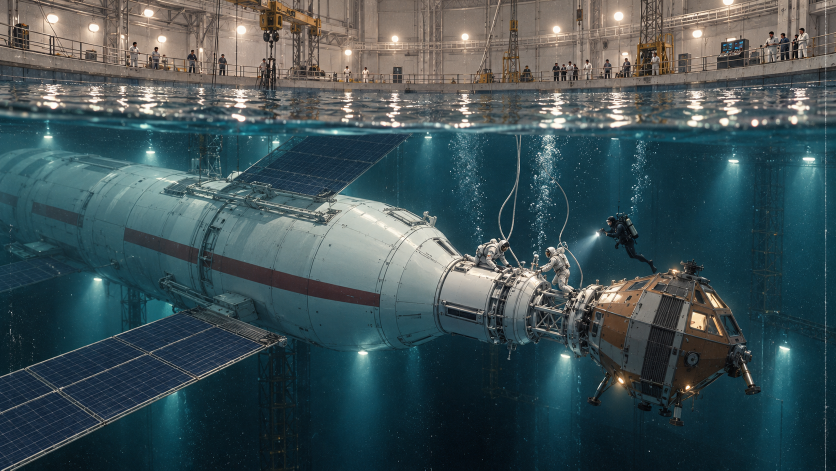
#> input picture assets/gen/prolog_p8v3_b__gpt-image-2_0.png, 1672 x 941 px (shown at 1/2 size); the run also reads 1 picture not shown here
$ python _p8v4_sheet.py
#> lines starting #> are read from the running program, lines starting #| are printed output that depends on the picture
# -*- coding: utf-8 -*-
"""Лист Ивану: p8 v4 — остекление на межпланетном корабле (правка принятого B)."""
import os
from PIL import Image, ImageDraw, ImageFont

HERE = os.path.dirname(os.path.abspath(__file__))
G = os.path.join(HERE, "assets", "gen")
S = os.path.join(HERE, "_sat")
os.makedirs(S, exist_ok=True)

try:
    f = ImageFont.truetype("/usr/share/fonts/truetype/dejavu/DejaVuSans-Bold.ttf", 26)
    fl = ImageFont.truetype("/usr/share/fonts/truetype/dejavu/DejaVuSans.ttf", 18)
except Exception:
    f = fl = ImageFont.load_default()

BASE = os.path.join(G, "prolog_p8v3_b__gpt-image-2_0.png")
A = os.path.join(G, "prolog_p8v4_a__gpt-image-2_0.png")
B = os.path.join(G, "prolog_p8v4_b__gpt-image-2_0.png")

items = [
    ("БЫЛО — принятый B: на корабле окон нет (Иван: «нет иллюминаторов или лобовых стёкол»)", BASE),
    ("A — сдержанно: лента лобового остекления + один ряд иллюминаторов", A),
    ("B — выразительнее: лента лобовых окон + два ряда иллюминаторов, тёплый свет внутри", B),
]

cw, pad, top, lab = 1200, 16, 60, 30
first = Image.open(items[0][1])
#> first is the input picture: PIL image 1672x941 RGB; mean R, G, B 63.8, 81.7, 85.5
ch = int(round(cw * first.size[1] / first.size[0]))
#> ch = 675
W = cw + 2 * pad
H = top + len(items) * (ch + lab + pad) + pad
#> H = 2239
cv = Image.new("RGB", (W, H), (14, 16, 22))
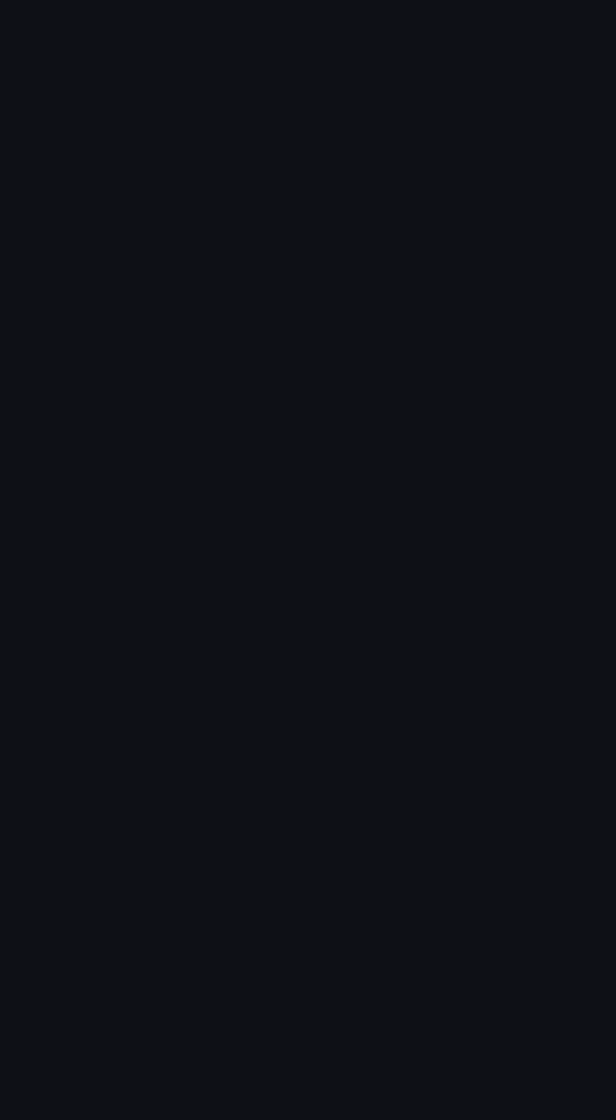
#> cv: PIL image 1232x2239 RGB (shown at 1/2 size); mean R, G, B 14, 16, 22
d = ImageDraw.Draw(cv)
d.text((pad, 18), "Зарянка · кадр p8 v4 — остекление межпланетного корабля",
       fill=(240, 240, 245), font=f)
y = top
for labt, p in items:
    im = Image.open(p).convert("RGB").resize((cw, ch), Image.LANCZOS)
    cv.paste(im, (pad, y))
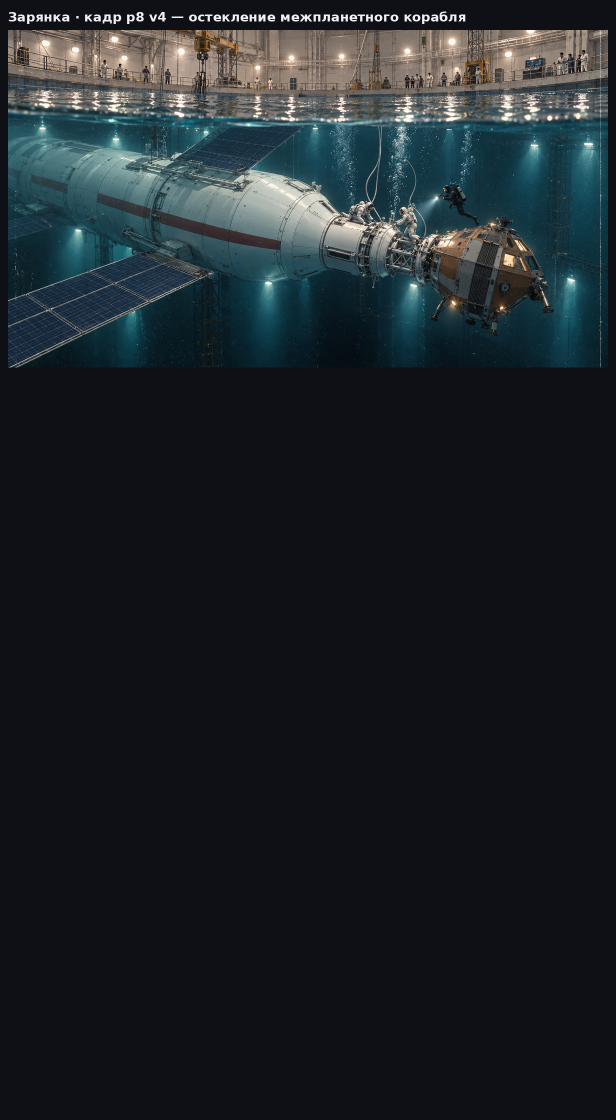
#> cv: PIL image 1232x2239 RGB (shown at 1/2 size); mean R, G, B 29.2, 35.8, 41.2
    d.rectangle([pad, y, pad + cw - 1, y + ch - 1], outline=(48, 52, 64))
    d.text((pad, y + ch + 6), labt, fill=(212, 216, 224), font=fl)
    y += ch + lab + pad
#> y = 781
#> pass 2 of the loop `for labt, p in items:`:
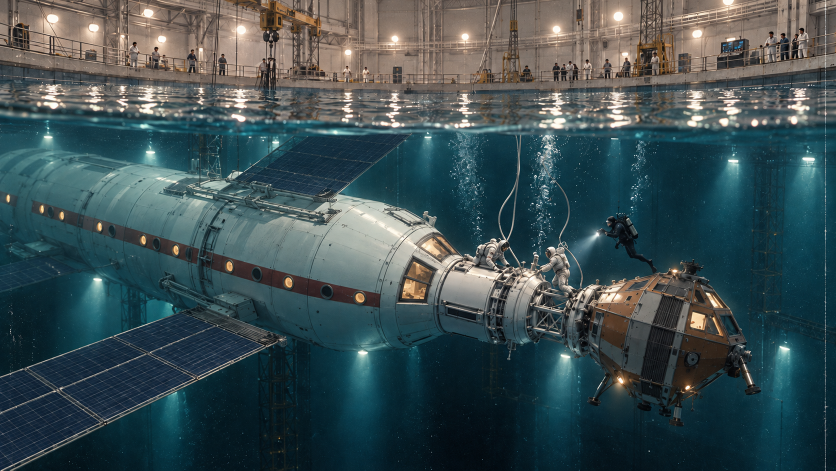
#> input picture assets/gen/prolog_p8v4_a__gpt-image-2_0.png, 1672 x 941 px (shown at 1/2 size)
#> `cv.paste(im, (pad, y))`:
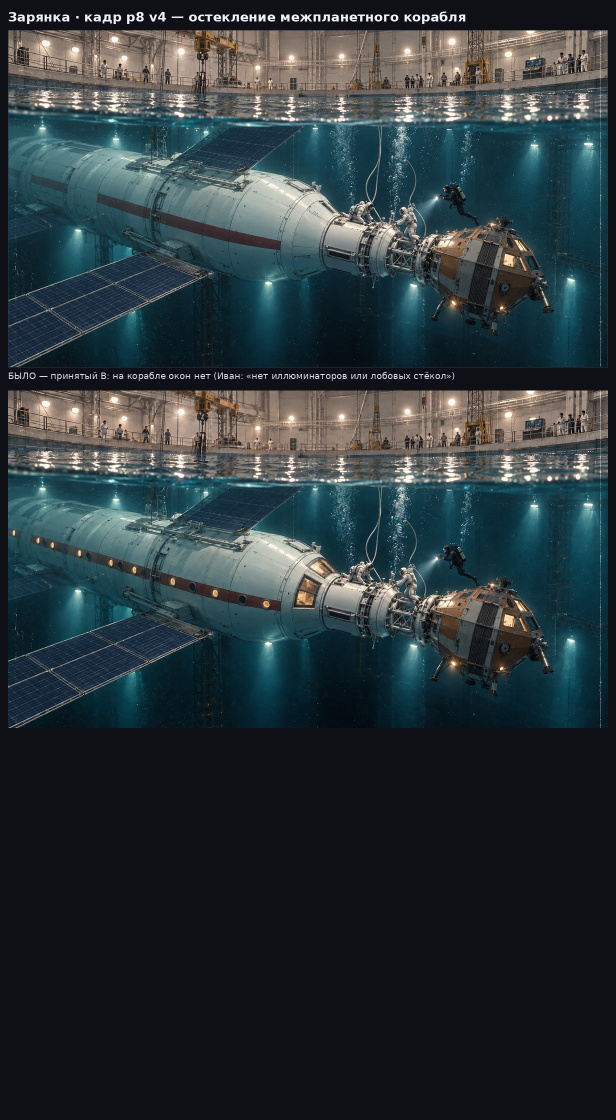
#> cv: PIL image 1232x2239 RGB (shown at 1/2 size); mean R, G, B 43.3, 54.6, 59.1
#> pass 3 of the loop `for labt, p in items:`:
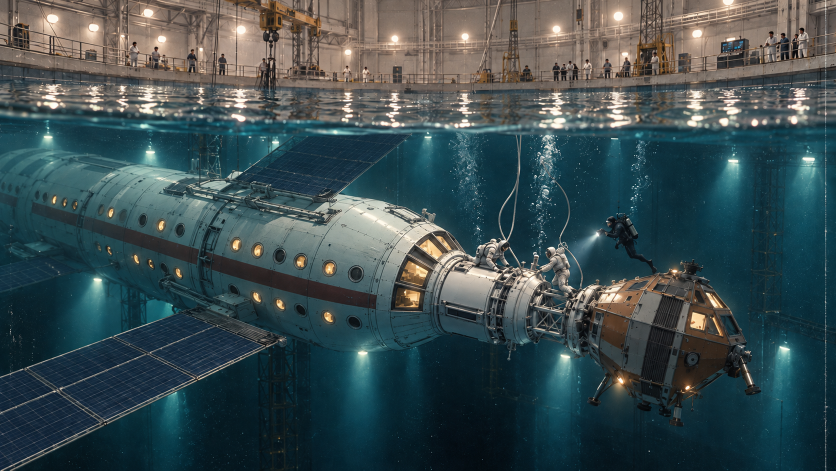
#> input picture assets/gen/prolog_p8v4_b__gpt-image-2_0.png, 1672 x 941 px (shown at 1/2 size)
#> `im = Image.open(p).convert("RGB").resize((cw, ch), Image.LANCZOS)`:
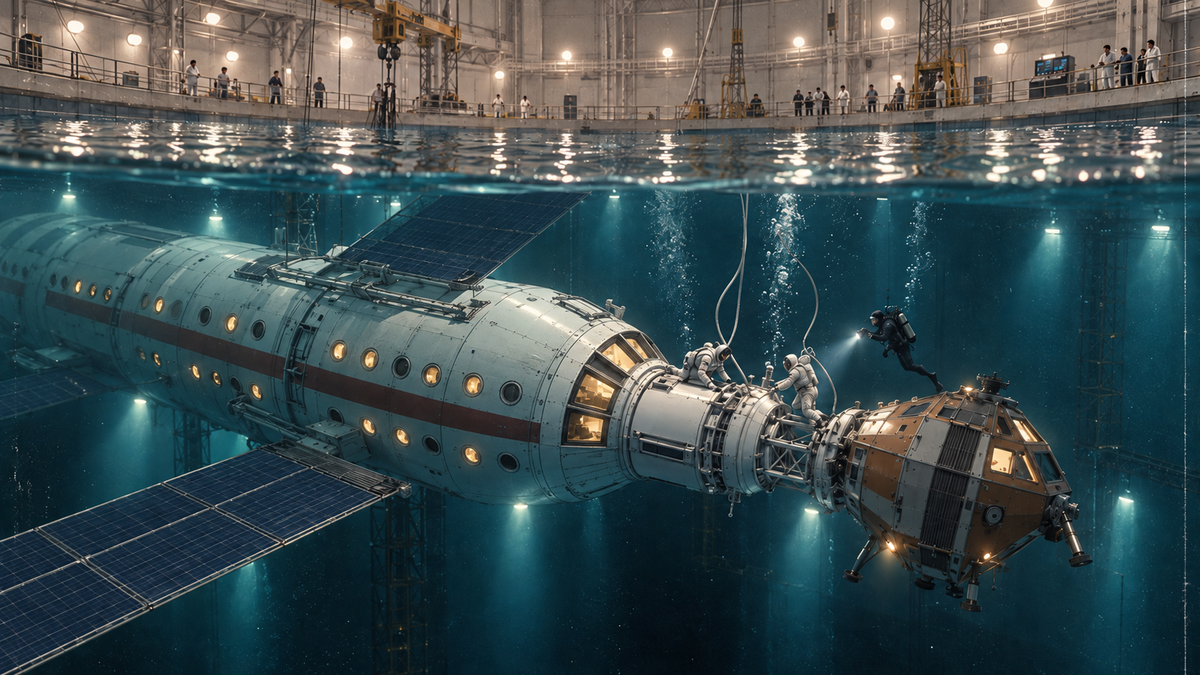
#> im: PIL image 1200x675 RGB; mean R, G, B 60.2, 77.3, 80.3
#> `cv.paste(im, (pad, y))`:
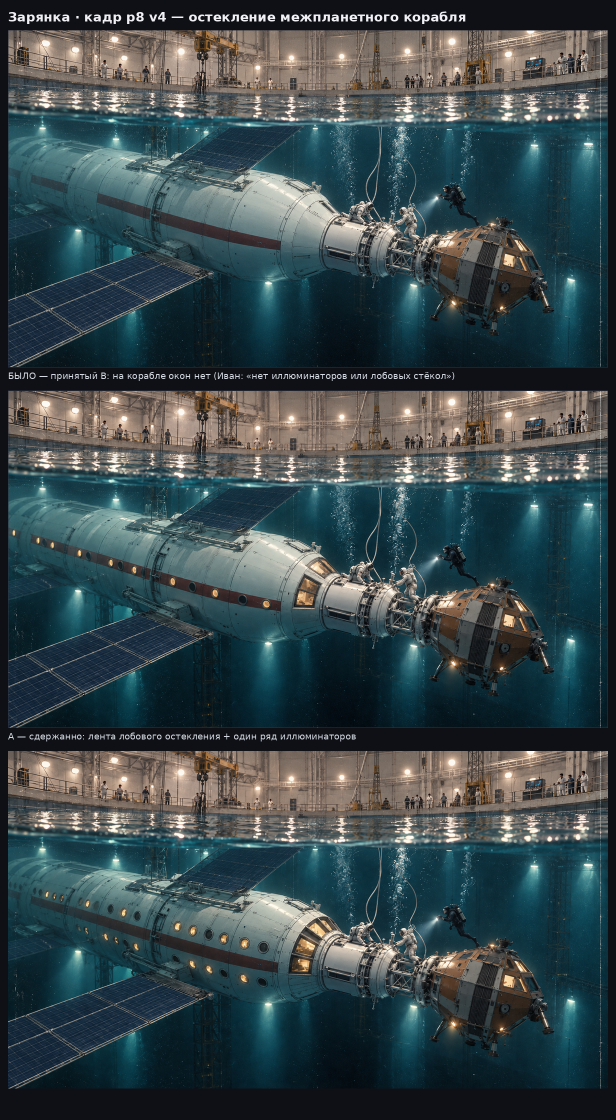
#> cv: PIL image 1232x2239 RGB (shown at 1/2 size); mean R, G, B 57, 72.7, 76.4
out = os.path.join(S, "sheet_p8v4.png")
cv.save(out)
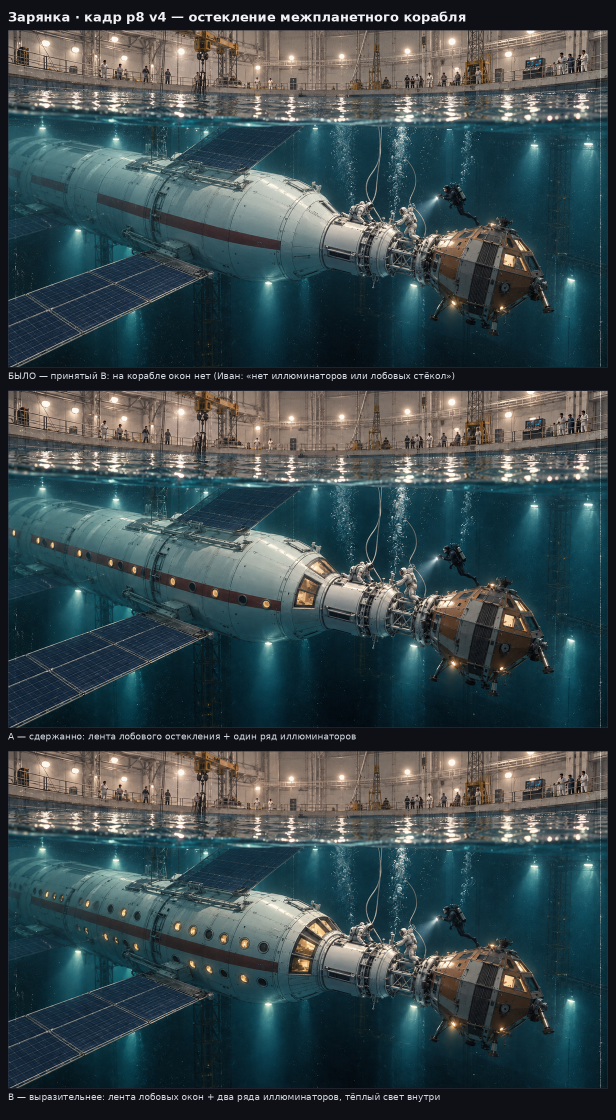
#> saved as sheet_p8v4.png: PIL image 1232x2239 RGB (shown at 1/2 size); mean R, G, B 57.3, 72.9, 76.7
print("saved", out, cv.size)
#| saved _sat/sheet_p8v4.png (1232, 2239)

# кропы в нативном разрешении: нос и корпус (проверка букв на стекле/корпусе)
crops = []
for tag, p, box in (("A · натив, нос и корпус", A, (0.10, 0.05, 0.78, 0.80)),
                    ("B · натив, нос и корпус", B, (0.10, 0.05, 0.78, 0.80))):
    im = Image.open(p).convert("RGB")
#> im is the input picture: PIL image 1672x941 RGB; mean R, G, B 61.3, 79, 82.3
    w, h = im.size
#> w = 1672; h = 941
    crops.append((tag, im.crop((int(w * box[0]), int(h * box[1]),
                                int(w * box[2]), int(h * box[3])))))
#> pass 2 of the loop `for tag, p, box in (("A · натив, нос и корпус", A, (0.10, 0.05, 0.78, ..`:
#> im is the input picture: PIL image 1672x941 RGB; mean R, G, B 60.2, 77.3, 80.3

cw2 = 1150
H2 = top + sum(int(round(cw2 * c.size[1] / c.size[0])) + lab + pad for _, c in crops) + pad
#> H2 = 1594
cv2 = Image.new("RGB", (cw2 + 2 * pad, H2), (14, 16, 22))
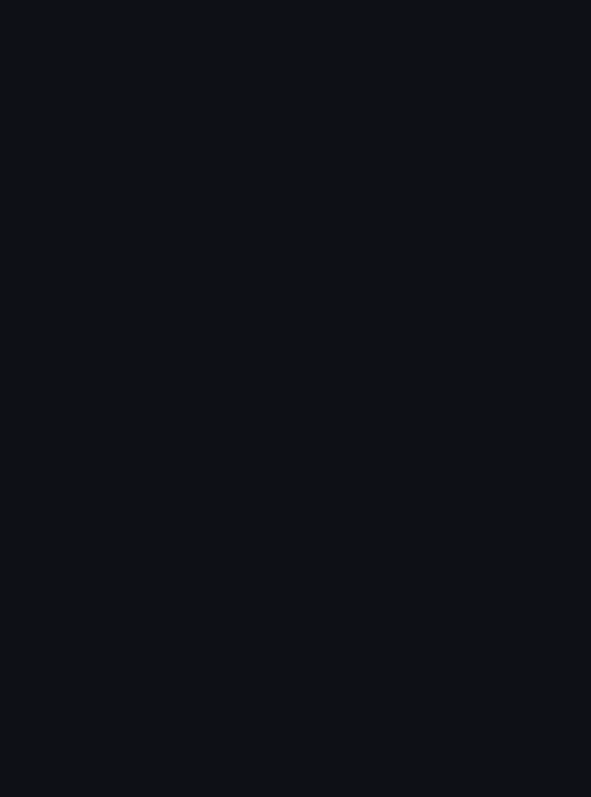
#> cv2: PIL image 1182x1594 RGB (shown at 1/2 size); mean R, G, B 14, 16, 22
d2 = ImageDraw.Draw(cv2)
d2.text((pad, 18), "p8 v4 · окна в нативном разрешении (буквы на стекле и корпусе)",
        fill=(240, 240, 245), font=f)
y = top
for labt, c in crops:
    ch2 = int(round(cw2 * c.size[1] / c.size[0]))
    c = c.resize((cw2, ch2), Image.LANCZOS)
    cv2.paste(c, (pad, y))
    d2.rectangle([pad, y, pad + cw2 - 1, y + ch2 - 1], outline=(48, 52, 64))
    d2.text((pad, y + ch2 + 6), labt, fill=(212, 216, 224), font=fl)
    y += ch2 + lab + pad
#> this loop made 2 passes
#> (labt, ch2, y) on passes 1 to 2: ('A · натив, нос и корпус', 713, 819), ('B · натив, нос и корпус', 713, 1578)
#> pass 1, `c = c.resize((cw2, ch2), Image.LANCZOS)`:
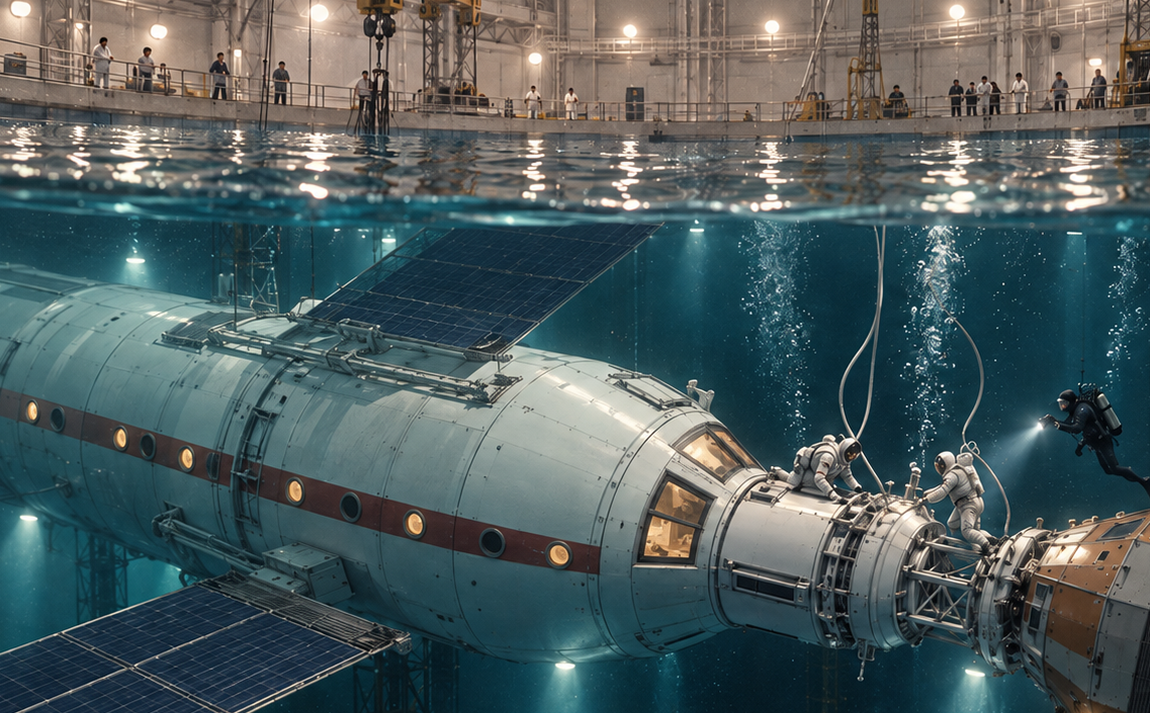
#> c: PIL image 1150x713 RGB; mean R, G, B 77.4, 92.9, 94.4
#> pass 2, `c = c.resize((cw2, ch2), Image.LANCZOS)`:
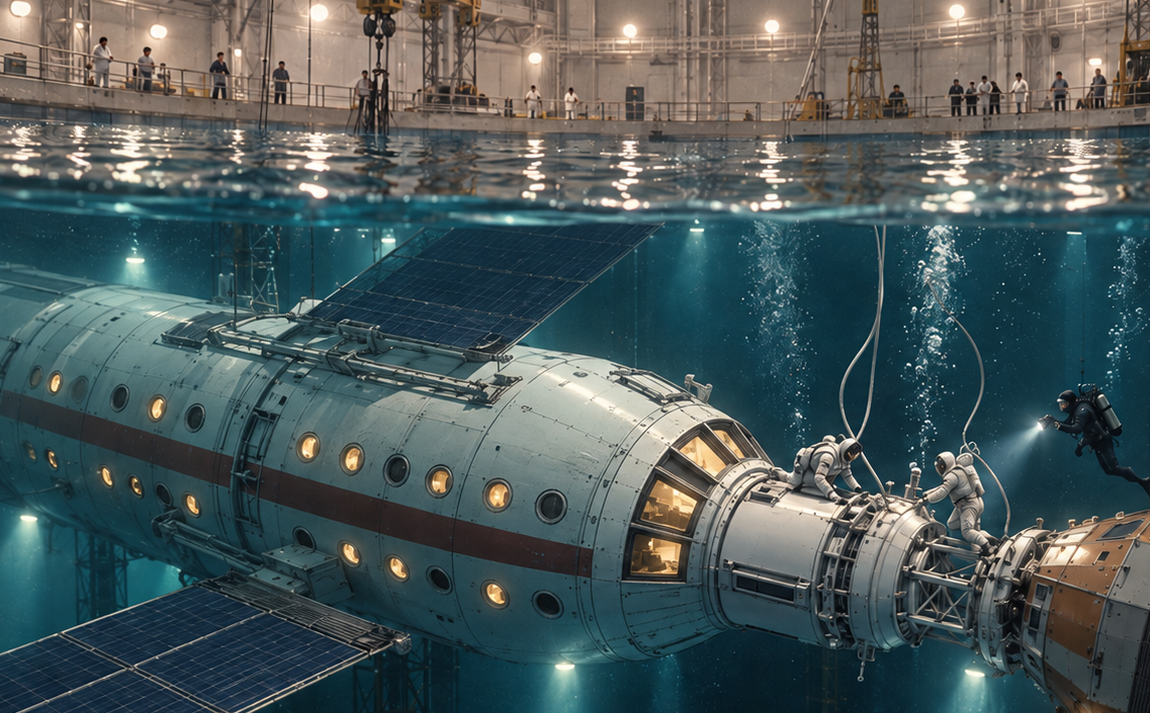
#> c: PIL image 1150x713 RGB; mean R, G, B 75.1, 89.7, 90.9
#> after the loop:
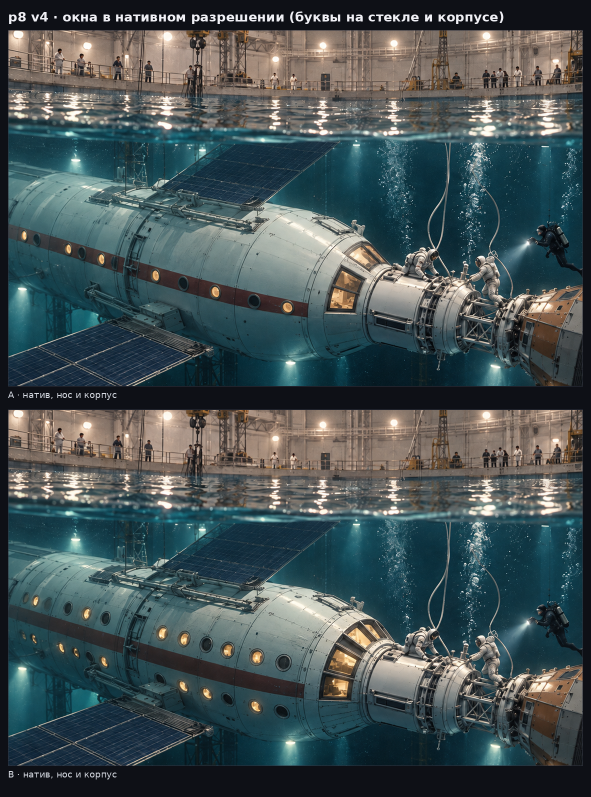
#> cv2: PIL image 1182x1594 RGB (shown at 1/2 size); mean R, G, B 69.1, 82.4, 84.4
#> after the loop, y = 1578
out2 = os.path.join(S, "sheet_p8v4_detail.png")
cv2.save(out2)
print("saved", out2, cv2.size)
#| saved _sat/sheet_p8v4_detail.png (1182, 1594)

for src, dst, w2 in ((out, "sheet_p8v4_small.jpg", 900),
                     (out2, "sheet_p8v4_detail_small.jpg", 900)):
    im = Image.open(src).convert("RGB")
    im = im.resize((w2, int(round(w2 * im.size[1] / im.size[0]))), Image.LANCZOS)
#> im: PIL image 900x1636 RGB
    p = os.path.join(S, dst)
    im.save(p, quality=88)
    print("saved", p, im.size)
#| saved _sat/sheet_p8v4_small.jpg (900, 1636)
#> pass 2 of the loop `for src, dst, w2 in ((out, "sheet_p8v4_small.jpg", 900),`:
#> `im = im.resize((w2, int(round(w2 * im.size[1] / im.size[0]))), Image.L..`:
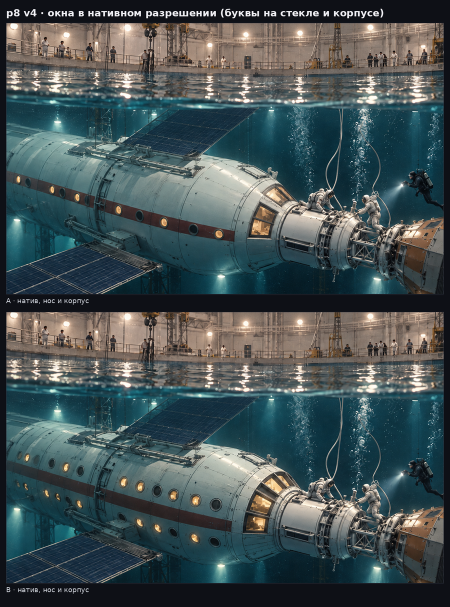
#> im: PIL image 900x1214 RGB (shown at 1/2 size); mean R, G, B 69.1, 82.4, 84.4
#| saved _sat/sheet_p8v4_detail_small.jpg (900, 1214)
